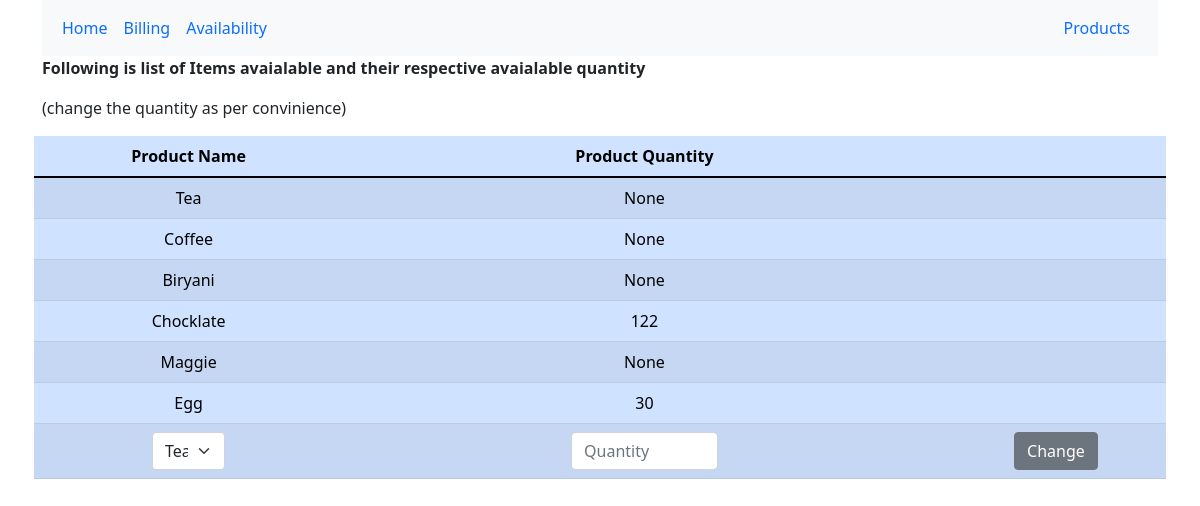
The page /availability on the database its author committed.
### app.py (models this page shows, shortened)
class Products(db.Model):
    id = db.Column('product_id', db.Integer, primary_key = True)
    name = db.Column(db.String(100))
    price = db.Column(db.Integer())
    available_quantity = db.Column(db.Integer(), nullable=True)

### app.py (the view)
@app.route('/availability',methods=['GET','POST'])
def availability():
    try:
        form = AvailabilityForm()
        all_products = Products.query.all()
        all_names=[]
        for product in all_products:
            all_names.append(product.name)
        form.name.choices=all_names
        if form.validate_on_submit() and form.change.data:
            e=Products.query.filter_by(name=form.name.data).first()
            e.available_quantity = form.available_quantity.data
            db.session.add(e)
            db.session.commit()
            return redirect(url_for('availability'))
        return render_template('availability.html',all_products=all_products,form=form)
    except Exception as e:
        print(e)
        return redirect(url_for('availability'))

### form.py
class AvailabilityForm(FlaskForm):
    name = SelectField(u'Name')
    available_quantity =IntegerField('Product Price',[validators.NumberRange(min=0)], render_kw={"placeholder": "Quantity"})
    change = SubmitField('Change')

### templates/availability.html (shortened to what this page needs)
{% extends "base.html" %}
{% block head %}
<p><strong>Following is list of Items avaialable and their respective avaialable quantity</strong></p>
<p>(change the quantity as per convinience)</p>
<form class="row g-3" method="POST">
<table class="table table-primary table-striped">
  <thead>
    <th scope="col">
      <center>Product Name</center>
    </th>
    <th scope="col">
      <center>Product Quantity</center>
    </th>
    <th scope="col"></th>
  </thead>
  <tbody>
    {%for i in all_products%}
    <tr>
      <td>
        <center>{{i.name}}</center>
      </td>
      <td>
        <center>{{i.available_quantity}}</center>
      </td>
      <td></td>
    </tr>
    {%endfor%}
    <tr>
      <td>
        <center>{{form.name(class_="form-select",style="width: 25%")}}</center>
      </td>
      <td>
        <center>{{form.available_quantity(class_="form-control",style="width: 25%")}}</center>
      </td>
      <td>
        <center>{{form.change(class_="btn btn-secondary")}}</center>
      </td>
    </tr>
  </tbody>
</table>
</form>
{% endblock %}

### rows shown on the page
Products: name "Tea", available_quantity "None"
Products: name "Coffee", available_quantity "None"
Products: name "Biryani", available_quantity "None"
Products: name "Chocklate", available_quantity "122"
Products: name "Maggie", available_quantity "None"
Products: name "Egg", available_quantity "30"
